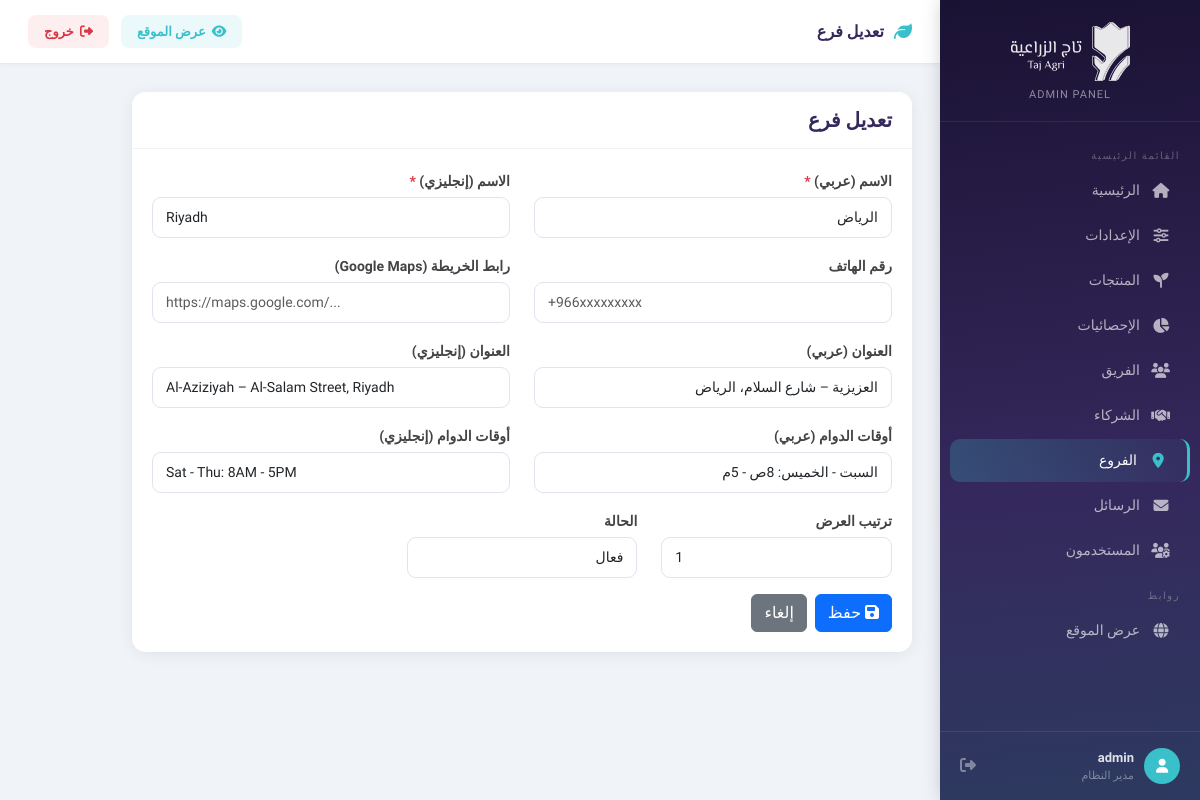
The page /admin/branch_edit.php?id=97 (signed in) on the database its author committed.
### tables this page shows
CREATE TABLE `branches` (
  `id` int(11) NOT NULL,
  `name_ar` varchar(255) NOT NULL,
  `name_en` varchar(255) NOT NULL,
  `phone` varchar(50) DEFAULT NULL,
  `map_url` varchar(1000) DEFAULT NULL,
  `address_ar` varchar(500) DEFAULT NULL,
  `address_en` varchar(500) DEFAULT NULL,
  `working_hours_ar` varchar(255) DEFAULT NULL,
  `working_hours_en` varchar(255) DEFAULT NULL,
  `sort_order` int(11) DEFAULT 0,
  `status` enum('active','not_active') DEFAULT 'active',
  `created_at` timestamp NOT NULL DEFAULT current_timestamp(),
  `updated_at` timestamp NOT NULL DEFAULT current_timestamp() ON UPDATE current_timestamp()
);

### config.php (called while the page is built, shortened)
<?php
function db() {
    static $pdo = null;
    if ($pdo === null) {
        try {
            $pdo = new PDO(
                'mysql:host=' . DB_HOST . ';dbname=' . DB_NAME . ';charset=utf8mb4',
                DB_USER, DB_PASS,
                [PDO::ATTR_ERRMODE => PDO::ERRMODE_EXCEPTION,
                 PDO::ATTR_DEFAULT_FETCH_MODE => PDO::FETCH_ASSOC]
            );
        } catch (PDOException $e) {
            die('<div style="padding:20px;font-family:sans-serif;color:red;">Database connection failed: ' . $e->getMessage() . '</div>');
        }
    }
    return $pdo;
}

### admin/branch_edit.php (the view, shortened to what this page needs)
<?php
require_once __DIR__ . '/../config.php';
$branch = null;
if (isset($_GET['id'])) {
    $stmt = db()->prepare('SELECT * FROM branches WHERE id=?');
    $stmt->execute([(int)$_GET['id']]);
    $branch = $stmt->fetch();
}
$pageTitle = $branch ? 'تعديل فرع' : 'إضافة فرع';
require_once 'includes/header.php';
?>
<div class="card" style="max-width:780px;">
  <div class="card-header"><h5><?= $pageTitle ?></h5></div>
  <div class="card-body">
    <form method="post">
      <div class="row">
        <div class="col-md-6 form-group mb-3">
          <label class="form-label">الاسم (عربي) <span class="text-danger">*</span></label>
          <input type="text" name="name_ar" class="form-control" value="<?= htmlspecialchars($branch['name_ar'] ?? '') ?>" required>
        </div>
        <div class="col-md-6 form-group mb-3">
          <label class="form-label">الاسم (إنجليزي) <span class="text-danger">*</span></label>
          <input type="text" name="name_en" class="form-control" dir="ltr" value="<?= htmlspecialchars($branch['name_en'] ?? '') ?>" required>
        </div>
        <div class="col-md-6 form-group mb-3">
          <label class="form-label">رقم الهاتف</label>
          <input type="text" name="phone" class="form-control" dir="ltr" value="<?= htmlspecialchars($branch['phone'] ?? '') ?>" placeholder="+966xxxxxxxxx">
        </div>
        <div class="col-md-6 form-group mb-3">
          <label class="form-label">رابط الخريطة (Google Maps)</label>
          <input type="text" name="map_url" class="form-control" dir="ltr" value="<?= htmlspecialchars($branch['map_url'] ?? '') ?>" placeholder="https://maps.google.com/...">
        </div>
        <div class="col-md-6 form-group mb-3">
          <label class="form-label">العنوان (عربي)</label>
          <input type="text" name="address_ar" class="form-control" value="<?= htmlspecialchars($branch['address_ar'] ?? '') ?>">
        </div>
        <div class="col-md-6 form-group mb-3">
          <label class="form-label">العنوان (إنجليزي)</label>
          <input type="text" name="address_en" class="form-control" dir="ltr" value="<?= htmlspecialchars($branch['address_en'] ?? '') ?>">
        </div>
        <div class="col-md-6 form-group mb-3">
          <label class="form-label">أوقات الدوام (عربي)</label>
          <input type="text" name="working_hours_ar" class="form-control" value="<?= htmlspecialchars($branch['working_hours_ar'] ?? '') ?>" placeholder="السبت - الخميس: 8ص - 5م">
        </div>
        <div class="col-md-6 form-group mb-3">
          <label class="form-label">أوقات الدوام (إنجليزي)</label>
          <input type="text" name="working_hours_en" class="form-control" dir="ltr" value="<?= htmlspecialchars($branch['working_hours_en'] ?? '') ?>" placeholder="Sat - Thu: 8AM - 5PM">
        </div>
        <div class="col-md-4 form-group mb-3">
          <label class="form-label">ترتيب العرض</label>
          <input type="number" name="sort_order" class="form-control" value="<?= (int)($branch['sort_order'] ?? 0) ?>">
        </div>
        <div class="col-md-4 form-group mb-3">
          <label class="form-label">الحالة</label>
          <select name="status" class="form-control">
            <option value="active" <?= ($branch['status'] ?? 'active') === 'active' ? 'selected' : '' ?>>فعال</option>
          </select>
        </div>
      </div>
      <div class="d-flex gap-2">
        <button type="submit" class="btn btn-primary"><i class="fas fa-save ml-1"></i> حفظ</button>
        <a href="branches.php" class="btn btn-secondary">إلغاء</a>
      </div>
    </form>
  </div>
</div>
<?php require_once 'includes/footer.php'; ?>

### admin/includes/header.php (style rules this page uses)
:root { --brand: #35285C; --brand2: #4a3a7d; --teal: #3AC0CA; --teal2: #2a9eaa; --green: #7EB595; --bg: #f0f3f8; --sidebar: 260px; --radius: 14px; --shadow: 0 2px 16px rgba(0,0,0,.07); }
* { font-family:'El Messiri',sans-serif;box-sizing:border-box; }
body { background:var(--bg);margin:0;padding:0; }
a { text-decoration:none; }
.card { border:none;border-radius:var(--radius);box-shadow:var(--shadow);background:#fff; }
.card-header { background:#fff;border-bottom:1px solid #f0f2f5;border-radius:var(--radius) var(--radius) 0 0 !important;padding:16px 20px; }
.card-header h5,.card-header h6 { color:var(--brand);font-weight:700;margin:0; }
.card-body { padding:20px; }
.form-label { font-weight:600;color:#444;font-size:14px;margin-bottom:5px; }
.form-control,.form-select { border-radius:9px;border:1.5px solid #e0e4ed;padding:9px 13px;font-family:'El Messiri',sans-serif;font-size:14px;transition:.2s; }

### rows shown on the page
branches: name_ar "الرياض", name_en "Riyadh", address_ar "العزيزية – شارع السلام، الرياض", address_en "Al-Aziziyah – Al-Salam Street, Riyadh", working_hours_ar "السبت - الخميس: 8ص - 5م", working_hours_en "Sat - Thu: 8AM - 5PM", sort_order "1", status "فعال"

### other values the page prints
$item['label'] "الرئيسية"
$item['label'] "الإعدادات"
$item['label'] "المنتجات"
$item['label'] "الإحصائيات"
$item['label'] "الفريق"
$item['label'] "الشركاء"
$item['label'] "الفروع"
$item['label'] "الرسائل"
$item['label'] "المستخدمون"
$_SESSION['admin_user'] "admin"
$pageTitle "تعديل فرع"
